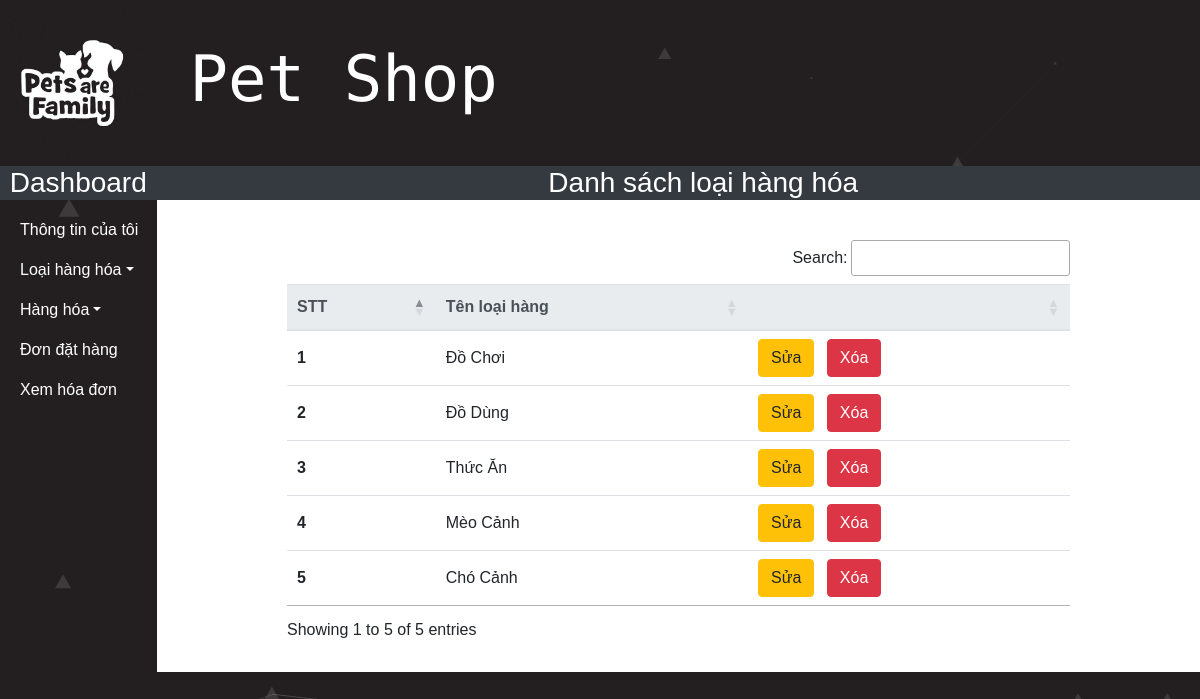
Screenshot of /quan-ly/category/ShowCategory.php with the database file from the repository.
### tables this page shows
CREATE TABLE `loaihanghoa` (
  `MaLoaiHang` int(11) NOT NULL,
  `TenLoaiHang` varchar(30) NOT NULL
);

### quan-ly/category/ShowCategory.php (the view, shortened to what this page needs)
<!DOCTYPE html>
<html lang="en">
<head>
    <link rel="stylesheet" href="https://maxcdn.bootstrapcdn.com/bootstrap/4.0.0/css/bootstrap.min.css">
    <link rel="stylesheet" href="../admin.css">
    <link rel="stylesheet" href="https://cdn.datatables.net/1.11.3/css/jquery.dataTables.min.css">
</head>
<body>
    <div id="particles-js">
        <div class="row top w-100">
            <div class="twelve column">
                <div class="logo" style="width: max-content"><a class="nav-link text-white" href="../../khach-hang/index.php"><img class="logo-shop" src="../../image/logo2.jpg" alt=""> Pet Shop</a></div>
            </div>
        </div>
        <div class="dashboard">
            <div class="menu text-white">
                <div class="bg-dark myshop"><h3>Dashboard</h3></div>
                <ul class="navbar-nav mr-auto">
                    <li class="nav-item"><a class="nav-link text-white" href="../index.php">Thông tin của tôi</a></li>
                    <li class="nav-item dropdown">
                        <span class="nav-link dropdown-toggle"id="navbarDropdown" role="button" data-toggle="dropdown" aria-haspopup="true" aria-expanded="false">Loại hàng hóa</span>
                    </li>
                    <li class="nav-item dropdown">
                        <span class="nav-link dropdown-toggle"id="navbarDropdown" role="button" data-toggle="dropdown" aria-haspopup="true" aria-expanded="false">Hàng hóa</span>
                    </li>
                    <li class="nav-item"><a class="nav-link text-white" href="../order/ShowOrder.php">Đơn đặt hàng</a></li>
                    <li class="nav-item"><a class="nav-link text-white" href="../bill/ShowBill.php">Xem hóa đơn</a></li>
                </ul>
            </div>
            <div class="container w-100" style="height: max-content;">
                <div class="bg-dark text-white" style="text-align:center;"><h3>Danh sách loại hàng hóa</h3></div>
                <div class="w-75" style="margin:auto;">
                    <table id="data_table" class="table">
                        <thead class="thead-light">
                            <tr>
                                <th scope="col">STT</th>
                                <th scope="col">Tên loại hàng</th>
                                <th scope="col"></th>
                            </tr>
                        </thead>
                        <tbody>
                        <?php
                            require_once('../../database/Connection.php');
                            $sql = "SELECT * FROM loaihanghoa ORDER BY MaLoaiHang DESC";
                            $result = mysqli_query($conn, $sql);
                            if (mysqli_num_rows($result) > 0) {
                                $stt = 0;
                                while($row = mysqli_fetch_assoc($result)) {
                                    $stt++;
                                    echo '<tr>
                                        <th scope="row">'.$stt.'</th>
                                        <td>'.$row['TenLoaiHang'].'</td>
                                        <td>
                                            <a href="UpdateForm.php?id='.$row['MaLoaiHang'].'"><button class="btn btn-warning mr-2">Sửa</button></a>
                                            <a href="DeleteCategory.php?id='.$row['MaLoaiHang'].'"><button class="btn btn-danger">Xóa</button></a>
                                        </td>
                                    </tr>';
                                }
                            }
                        ?>
                        </tbody>
                    </table>
                </div>
            </div>
        </div>
    </div>
</body>
</html>

### quan-ly/admin.css (style rules this page uses)
* { margin: 0; padding: 0; }
body { font-family: sans-serif; background: #231f20; -webkit-font-smoothing: antialiased; height: 100%; }
.logo { font-family: 'Monoton', cursive; color: white; font-size: 4rem; }
.logo-shop { width: 150px; height: 150px; }
.dashboard { display: flex; }
.myshop { text-align: center; }
.dashboard .menu { width: 15%; height: 260px; }
.dashboard .menu ul { margin-top: 10px; margin-left: 20px; }
.dashboard .container { width: 70%; padding-bottom: 30px; background-color: white; padding-left: 0; padding-right: 0; margin-right: 0; }
.dashboard .container h3 { margin-bottom: 40px; margin-left: 50px; }

### rows the page displays
loaihanghoa: TenLoaiHang "Đồ Chơi"
loaihanghoa: TenLoaiHang "Đồ Dùng"
loaihanghoa: TenLoaiHang "Thức Ăn"
loaihanghoa: TenLoaiHang "Mèo Cảnh"
loaihanghoa: TenLoaiHang "Chó Cảnh"
